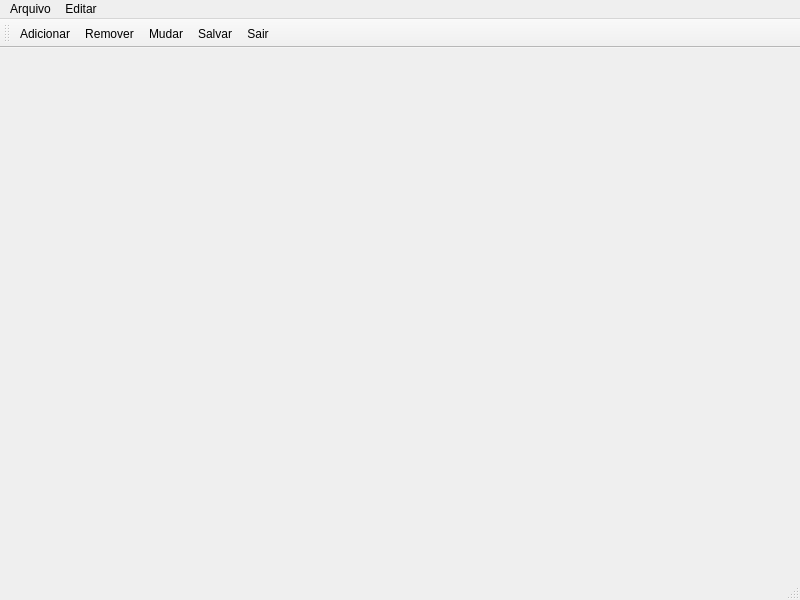
<?xml version="1.0" encoding="UTF-8"?>
<ui version="4.0">
 <class>MainWindow</class>
 <widget class="QMainWindow" name="MainWindow">
  <property name="geometry">
   <rect>
    <x>0</x>
    <y>0</y>
    <width>800</width>
    <height>600</height>
   </rect>
  </property>
  <property name="windowTitle">
   <string>MainWindow</string>
  </property>
  <widget class="QWidget" name="centralwidget"/>
  <widget class="QMenuBar" name="menubar">
   <property name="geometry">
    <rect>
     <x>0</x>
     <y>0</y>
     <width>800</width>
     <height>22</height>
    </rect>
   </property>
   <widget class="QMenu" name="menuArquivo">
    <property name="title">
     <string>Arquivo</string>
    </property>
    <addaction name="actionRemover"/>
    <addaction name="actionRemover_2"/>
    <addaction name="actionSalvar"/>
    <addaction name="actionSair"/>
   </widget>
   <widget class="QMenu" name="menuEditar">
    <property name="title">
     <string>Editar</string>
    </property>
    <addaction name="actionMudar"/>
   </widget>
   <addaction name="menuArquivo"/>
   <addaction name="menuEditar"/>
  </widget>
  <widget class="QStatusBar" name="statusbar"/>
  <widget class="QToolBar" name="toolBar">
   <property name="windowTitle">
    <string>toolBar</string>
   </property>
   <attribute name="toolBarArea">
    <enum>TopToolBarArea</enum>
   </attribute>
   <attribute name="toolBarBreak">
    <bool>false</bool>
   </attribute>
   <addaction name="actionRemover"/>
   <addaction name="actionRemover_2"/>
   <addaction name="actionMudar"/>
   <addaction name="actionSalvar"/>
   <addaction name="actionSair"/>
  </widget>
  <action name="actionRemover">
   <property name="icon">
    <iconset resource="images.qrc">
     <normaloff>:/icons/Add.png</normaloff>:/icons/Add.png</iconset>
   </property>
   <property name="text">
    <string>Adicionar</string>
   </property>
  </action>
  <action name="actionRemover_2">
   <property name="icon">
    <iconset resource="images.qrc">
     <normaloff>:/icons/Close.png</normaloff>:/icons/Close.png</iconset>
   </property>
   <property name="text">
    <string>Remover</string>
   </property>
  </action>
  <action name="actionMudar">
   <property name="icon">
    <iconset resource="images.qrc">
     <normaloff>:/icons/3d bar chart.png</normaloff>:/icons/3d bar chart.png</iconset>
   </property>
   <property name="text">
    <string>Mudar</string>
   </property>
  </action>
  <action name="actionSalvar">
   <property name="icon">
    <iconset resource="images.qrc">
     <normaloff>:/icons/Load.png</normaloff>:/icons/Load.png</iconset>
   </property>
   <property name="text">
    <string>Salvar</string>
   </property>
  </action>
  <action name="actionSair">
   <property name="icon">
    <iconset resource="images.qrc">
     <normaloff>:/icons/New document.png</normaloff>:/icons/New document.png</iconset>
   </property>
   <property name="text">
    <string>Sair</string>
   </property>
  </action>
 </widget>
 <resources>
  <include location="images.qrc"/>
 </resources>
 <connections/>
</ui>
